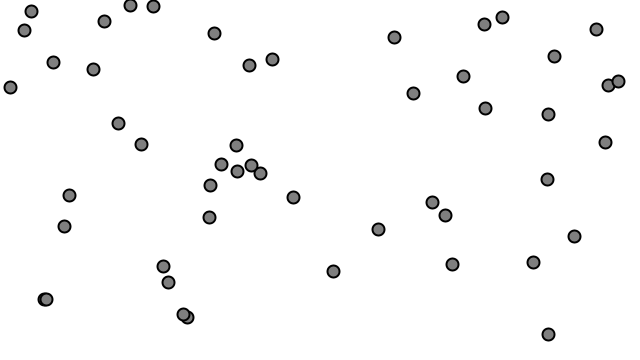
Frame 1 (no input)
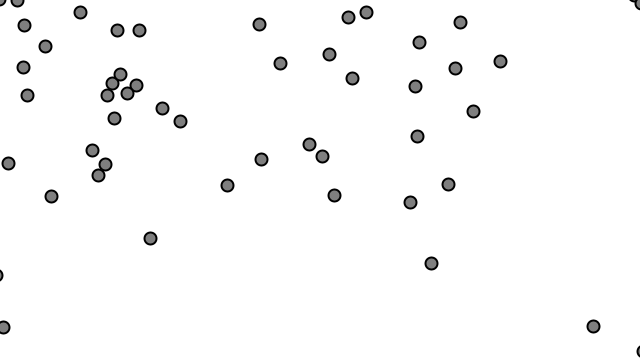
Frame 60 (the mouse pressed at the canvas centre just before this capture)
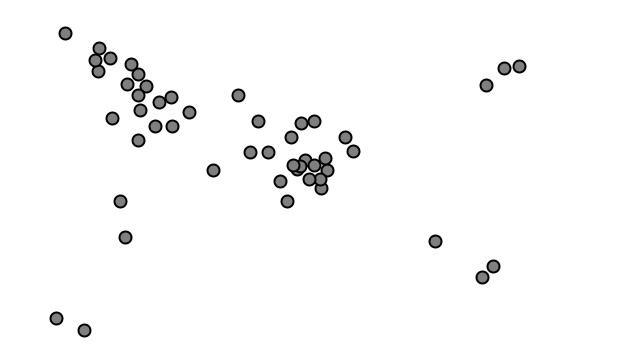
Frame 120 (the mouse held since frame 60 and released just before this capture)

The Processing sketch that drew these frames (run headless with seeded random() and noise(); from frame 60 on, the mouse is pressed at the canvas centre):

// Processing sketch: Example_5_10_Combining_Seek_Separate
// ── Example_5_10_Combining_Seek_Separate.pde
// The Nature of Code
// Daniel Shiffman
// http://natureofcode.com

// Separation
// Via Reynolds: http://www.red3d.com/cwr/steer/

// A list of vehicles
ArrayList<Vehicle> vehicles;

void setup() {
  size(640, 360);
  vehicles = new ArrayList<Vehicle>();
  
  // We are now making random vehicles and storing them in an array
  for (int i = 0; i < 50; i++) {
    vehicles.add(new Vehicle(random(width), random(height)));
  }


}

void draw() {
  background(255);

  for (Vehicle v : vehicles) {
    v.applyBehaviors(vehicles);
    v.update();
    v.borders();
    v.show();
  }

}

// ── Vehicle.pde
// The Nature of Code
// Daniel Shiffman
// http://natureofcode.com

// Vehicle object

class Vehicle {
  PVector position;
  PVector velocity;
  PVector acceleration;
  float r;
  float maxspeed;
  float maxforce;
  
  Vehicle(float x, float y) {
    // All the usual stuff
    this.position = new PVector(x, y);
    this.r = 6;
    this.maxspeed = 3; // Maximum speed
    this.maxforce = 0.2; // Maximum steering force
    this.acceleration = new PVector(0, 0);
    this.velocity = new PVector(0, 0);
  }

  void applyBehaviors(ArrayList<Vehicle> vehicles) {
    PVector separateForce = this.separate(vehicles);
    PVector seekForce = this.seek(new PVector(mouseX, mouseY));

    separateForce.mult(1.5);
    seekForce.mult(0.5);

    this.applyForce(separateForce);
    this.applyForce(seekForce);
  }

  void applyForce(PVector force) {
    // We could add mass here if we want A = F / M
    this.acceleration.add(force);
  }

  // Separation
  // Method checks for nearby vehicles and steers away
  PVector separate(ArrayList<Vehicle> vehicles) {
    float desiredSeparation = this.r * 2;
    PVector sum = new PVector();
    int count = 0;
    // For every vehicle in the system, check if it's too close
    for (Vehicle other : vehicles) {
      float d = PVector.dist(this.position, other.position);
      // If the distance is greater than 0 and less than an arbitrary amount (0 when you are yourself)
      if (this != other && d < desiredSeparation) {
        // Calculate vector pointing away from neighbor
        PVector diff = PVector.sub(this.position, other.position);
        diff.setMag(1 / d); // Weight by distance
        sum.add(diff);
        count++; // Keep track of how many
      }
    }
    // Average -- divide by how many
    if (count > 0) {
      sum.div(count);
      // Our desired vector is the average scaled to maximum speed
      sum.setMag(this.maxspeed);
      // Implement Reynolds: Steering = Desired - Velocity
      sum.sub(this.velocity);
      sum.limit(this.maxforce);
    }
    return sum;
  }

  // A method that calculates a steering force towards a target
  // STEER = DESIRED MINUS VELOCITY
  PVector seek(PVector target) {
    PVector desired = PVector.sub(target, this.position); // A vector pointing from the location to the target

    // Normalize desired and scale to maximum speed
    desired.normalize();
    desired.mult(this.maxspeed);
    // Steering = Desired minus velocity
    PVector steer = PVector.sub(desired, this.velocity);
    steer.limit(this.maxforce); // Limit to maximum steering force
    return steer;
  }

  // Method to update location
  void update() {
    // Update velocity
    this.velocity.add(this.acceleration);
    // Limit speed
    this.velocity.limit(this.maxspeed);
    this.position.add(this.velocity);
    // Reset accelertion to 0 each cycle
    this.acceleration.mult(0);
  }

  void show() {
    fill(127);
    stroke(0);
    strokeWeight(2);
    push();
    translate(this.position.x, this.position.y);
    circle(0, 0, this.r * 2);
    pop();
  }

  // Wraparound
  void borders() {
    if (this.position.x < -this.r) this.position.x = width + this.r;
    if (this.position.y < -this.r) this.position.y = height + this.r;
    if (this.position.x > width + this.r) this.position.x = -this.r;
    if (this.position.y > height + this.r) this.position.y = -this.r;
  }
}
